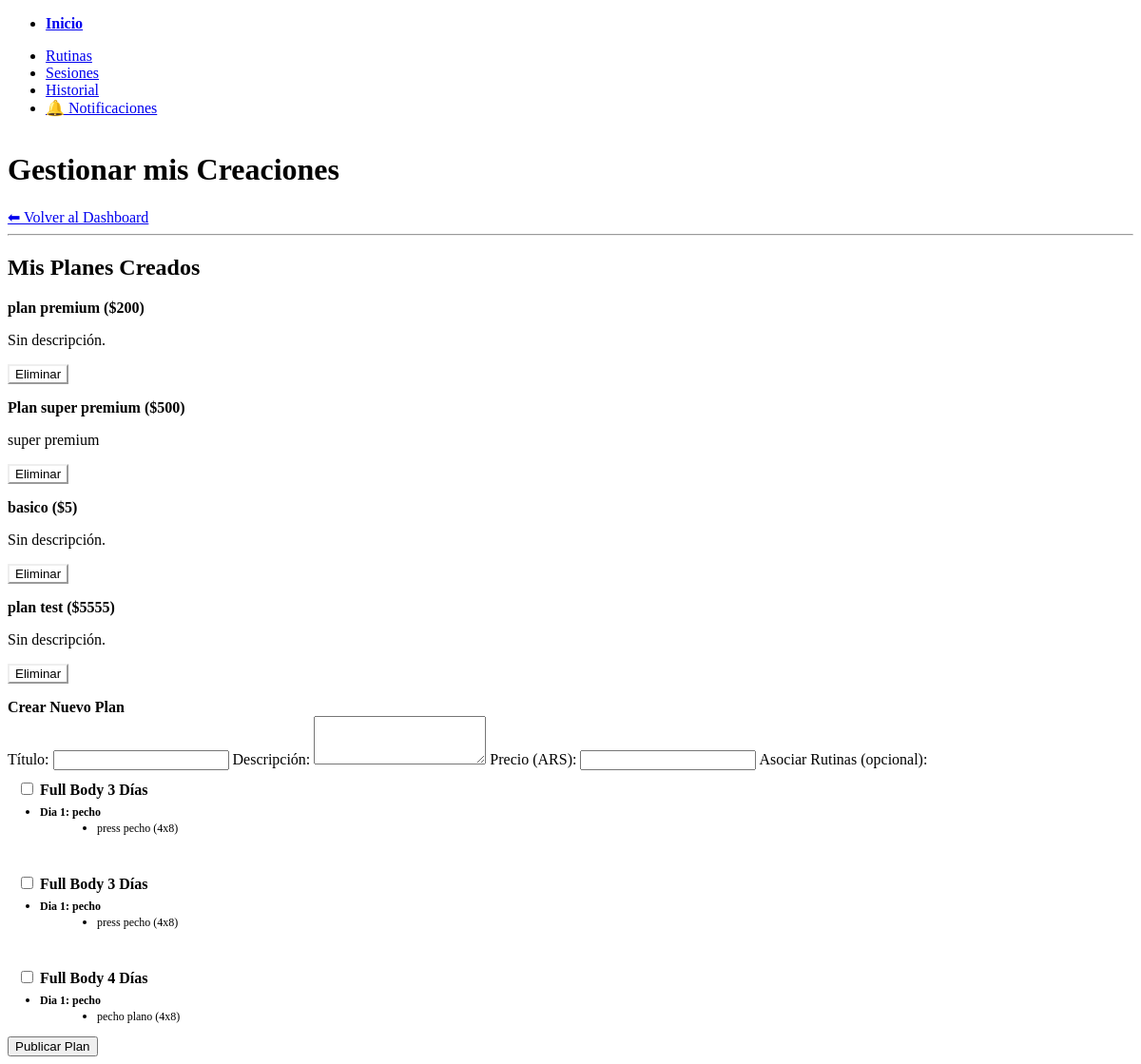
The page /plans/my-creations/ (signed in) on the database its author committed.
### app/models/business.py (models this page shows)
class Plan(Base):
    __tablename__ = "plans"
    id = Column(Integer, primary_key=True, index=True)
    title = Column(String, nullable=False)
    description = Column(Text, nullable=True)
    price = Column(Integer, nullable=False)
    trainer_id = Column(Integer, ForeignKey("users.id"), nullable=False)
    creator = relationship("User", back_populates="created_plans")
    routines = relationship("Routine", secondary=plans_routines, back_populates="plans")
    purchases = relationship(
        "Purchase", back_populates="plan", cascade="all, delete-orphan"
    )
    buyers = relationship(
        "User", secondary="purchases", viewonly=True, back_populates="purchased_plans"
    )

### app/models/fitness.py (models this page shows)
class Routine(Base):
    __tablename__ = "routines"
    id = Column(Integer, primary_key=True, index=True)
    name = Column(String, nullable=False)
    creator_id = Column(Integer, ForeignKey("users.id"), nullable=False)
    creator = relationship("User", back_populates="created_routines")
    plans = relationship("Plan", secondary=plans_routines, back_populates="routines")
    sessions = relationship(
        "Session", secondary=routines_sessions, back_populates="routines"
    )

class Session(Base):
    __tablename__ = "sessions"
    id = Column(Integer, primary_key=True, index=True)
    session_name = Column(String, nullable=False)
    creator_id = Column(Integer, ForeignKey("users.id"))
    creator = relationship("User", back_populates="created_sessions")
    routines = relationship(
        "Routine", secondary=routines_sessions, back_populates="sessions"
    )
    exercises = relationship(
        "Exercise", back_populates="session", cascade="all, delete-orphan"
    )
    session_logs = relationship(
        "SessionLog", back_populates="session", cascade="all, delete-orphan"
    )

class Exercise(Base):
    __tablename__ = "exercises"
    id = Column(Integer, primary_key=True)
    session_id = Column(Integer, ForeignKey("sessions.id"))
    exercise_name = Column(String)
    target_sets = Column(Integer)
    target_reps = Column(Integer)
    target_weight = Column(Float, nullable=True)
    session = relationship("Session", back_populates="exercises")
    primary_muscles = Column(JSON)  # e.g., ["pecho", "tríceps"]
    secondary_muscles = Column(JSON)  # e.g., ["hombros"]
    logs = relationship("ExerciseLog", back_populates="exercise")

### app/api/routes/plans.py (the view)
@router.get("/my-creations/", response_class=HTMLResponse)
def get_my_created_plans(
    request: Request,
    db: Session = Depends(get_db),
    current_trainer: User = Depends(get_current_trainer),
):
    plans = db.query(Plan).filter(Plan.trainer_id == current_trainer.id).all()
    my_routines = (
        db.query(Routine)
        .filter(Routine.creator_id == current_trainer.id)
        .options(joinedload(Routine.sessions).joinedload(FitnessSession.exercises))
        .all()
    )
    return templates.TemplateResponse(
        "my-creations.html",
        {
            "request": request,
            "plans": plans,
            "username": current_trainer.username,
            "routines": my_routines,
        },
    )

### app/templates/my-creations.html (shortened to what this page needs)
{% extends "base.html" %}
{% block content %}
<div style="display: flex; justify-content: space-between; align-items: center;">
    <h1>Gestionar mis Creaciones</h1>
</div>
<a href="/dashboard">⬅ Volver al Dashboard</a>
<hr>
<div class="grid">
    <div>
        <h2>Mis Planes Creados</h2>
        {% if plans %}
            {% for plan in plans %}
            <article style="margin-bottom: 1rem;">
                <header style="display: flex; justify-content: space-between; align-items: center;">
                    <strong>{{ plan.title }} (${{ plan.price }})</strong>
                </header>
                <p>{{ plan.description or 'Sin descripción.' }}</p>
                <footer>
                    <form action="/plans/{{ plan.id }}/delete" method="post" style="margin: 0;">
                        <button type="submit" class="secondary outline" style="background-color: var(--pico-color-red); border-color: var(--pico-color-red); color: var(--pico-color-white);">
                            Eliminar
                        </button>
                    </form>
                </footer>
            </article>
            {% endfor %}
        {% else %}
            <p>Aún no has creado ningún plan.</p>
        {% endif %}
    </div>
    <div>
        <article>
            <header>
                <strong>Crear Nuevo Plan</strong>
            </header>
            <form action="/plans/" method="post">
                <label for="title">Título:</label>
                <input type="text" id="title" name="title" required>
                <label for="description">Descripción:</label>
                <textarea id="description" name="description" rows="3"></textarea>
                <label for="price">Precio (ARS):</label>
                <input type="number" id="price" name="price" required>
                <label for="routines">Asociar Rutinas (opcional):</label>
                <div id="routines" style="padding: 10px; border: 1px solid var(--pico-card-border-color); border-radius: var(--pico-border-radius); margin-bottom: 10px; max-height: 250px; overflow-y: auto; background-color: var(--pico-form-element-background-color);">
                    {% for routine in routines %}
                    <div class="routine-checkbox-item" style="margin-bottom: 1em; border-bottom: 1px solid var(--pico-card-border-color); padding-bottom: 10px;">
                        <label>
                            <input type="checkbox" name="routine_ids" value="{{ routine.id }}">
                            <strong>{{ routine.name }}</strong>
                        </label>
                        <ul style="font-size: 0.9em; margin-top: 5px; padding-left: 1.5rem;">
                            {% for s in routine.sessions %}
                                <li>
                                    <small><strong>{{ s.session_name }}</strong></small>
                                    <ul style="list-style-type: disc; margin-left: 20px;">
                                        {% for ex in s.exercises %}
                                            <li>
                                                <small>{{ ex.exercise_name }} ({{ ex.target_sets }}x{{ ex.target_reps }})</small>
                                            </li>
                                        {% else %}
                                            <li><small><em>(Sin ejercicios)</em></small></li>
                                        {% endfor %}
                                    </ul>
                                </li>
                            {% else %}
                                <li><small><em>(Sin sesiones)</em></small></li>
                            {% endfor %}
                        </ul>
                    </div>
                    {% else %}
                        <small>No tenés rutinas creadas. <a href="/routines" class="secondary">Creá una rutina</a> primero.</small>
                    {% endfor %}
                </div>
                <button type="submit">Publicar Plan</button>
            </form>
        </article>
    </div>
</div>
{% endblock %}

### rows shown on the page
Plan: title "plan premium", price "200", description "Sin descripción."
Plan: title "Plan super premium", price "500", description "super premium"
Plan: title "basico", price "5", description "Sin descripción."
Plan: title "plan test", price "5555", description "Sin descripción."
Routine: name "Full Body 3 Días"
Exercise: exercise_name "press pecho", target_sets "4", target_reps "8"
Routine: name "Full Body 3 Días"
Exercise: exercise_name "press pecho", target_sets "4", target_reps "8"
Routine: name "Full Body 4 Días"
Exercise: exercise_name "pecho plano", target_sets "4", target_reps "8"

### other values the page prints
{{ s.session_name }} "Dia 1: pecho"
